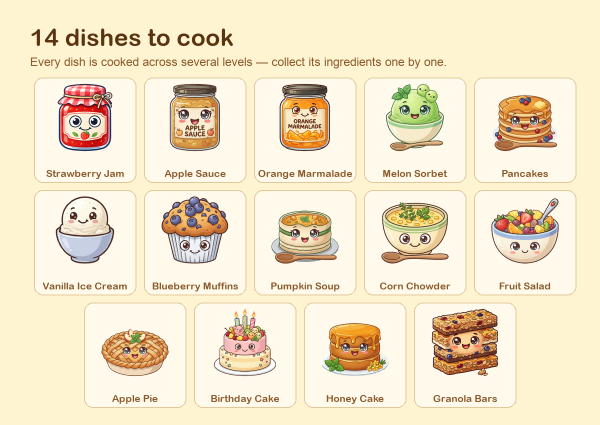
#> input picture assets/readme/dishes.png, 1200 x 850 px, given in place of dish_strawberry_jam.png, which was not available (shown at 1/2 size)
$ python build_dishes.py
#> lines starting #> are read from the running program, lines starting #| are printed output that depends on the picture
"""Compose the tracked in-game dish artwork into a README showcase board."""

from pathlib import Path

from PIL import Image, ImageDraw, ImageFont

ROOT = Path(__file__).resolve().parents[3]
SPRITES = ROOT / "app/src/main/res/drawable-nodpi"
OUT = Path(__file__).resolve().parents[1] / "dishes.png"

DISHES = [
    ("dish_strawberry_jam", "Strawberry Jam"),
    ("dish_apple_sauce", "Apple Sauce"),
    ("dish_marmalade", "Orange Marmalade"),
    ("dish_melon_sorbet", "Melon Sorbet"),
    ("dish_pancakes", "Pancakes"),
    ("dish_vanilla_ice_cream", "Vanilla Ice Cream"),
    ("dish_blueberry_muffin", "Blueberry Muffins"),
    ("dish_pumpkin_soup", "Pumpkin Soup"),
    ("dish_corn_chowder", "Corn Chowder"),
    ("dish_fruit_salad", "Fruit Salad"),
    ("dish_apple_pie", "Apple Pie"),
    ("dish_birthday_cake", "Birthday Cake"),
    ("dish_honey_cake", "Honey Cake"),
    ("dish_granola_bars", "Granola Bars"),
]

CREAM = "#FFF4D2"
PANEL = "#FFFAEC"
EDGE = "#E2C99C"
INK = "#5A3410"
WOOD = "#8B5A2B"

W, H = 1200, 850
CELL_W, CELL_H = 220, 225
ROW_Y = [155, 380, 605]


def font(size, bold=True):
    name = "Arial Rounded Bold.ttf" if bold else "Arial.ttf"
    return ImageFont.truetype(f"/System/Library/Fonts/Supplemental/{name}", size)


def centered(draw, text, cx, baseline, fnt, fill, max_width):
    box = draw.textbbox((0, 0), text, font=fnt)
    if box[2] - box[0] <= max_width:
        draw.text((cx - (box[2] - box[0]) / 2, baseline), text, font=fnt, fill=fill)
        return
    words = text.split()
    pivot = min(range(1, len(words)), key=lambda i: abs(len(" ".join(words[:i])) - len(" ".join(words[i:]))))
    lines = [" ".join(words[:pivot]), " ".join(words[pivot:])]
    fnt = font(19)
    for i, line in enumerate(lines):
        box = draw.textbbox((0, 0), line, font=fnt)
        draw.text((cx - (box[2] - box[0]) / 2, baseline + i * 23), line, font=fnt, fill=fill)


def main():
    img = Image.new("RGB", (W, H), CREAM)
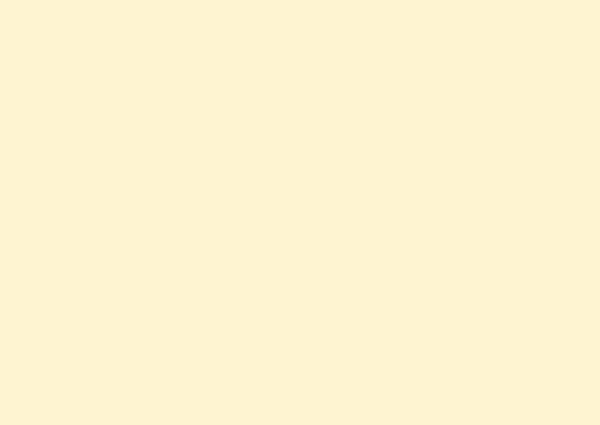
#> img: PIL image 1200x850 RGB (shown at 1/2 size); mean R, G, B 255, 244, 210
    draw = ImageDraw.Draw(img)

    draw.text((60, 46), "14 dishes to cook", font=font(48), fill=INK)
    draw.text(
        (60, 110),
        "Every dish is cooked across several levels — collect its ingredients one by one.",
        font=font(24, bold=False),
        fill=WOOD,
    )

    for index, (key, name) in enumerate(DISHES):
        row, col = divmod(index, 5)
        x = 60 + col * CELL_W if row < 2 else 160 + col * CELL_W
        y = ROW_Y[row]

        draw.rounded_rectangle((x + 8, y, x + CELL_W - 8, y + 210), radius=18, fill=PANEL, outline=EDGE, width=2)

        art = Image.open(SPRITES / f"{key}.png").convert("RGBA")
        art = art.resize((140, 140), Image.Resampling.LANCZOS)
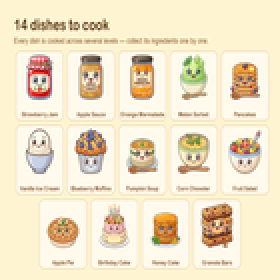
#> art: PIL image 140x140 RGBA (shown 2 times larger); mean R, G, B, A 241, 227.7, 200.7, 255
        img.paste(art, (x + (CELL_W - 140) // 2, y + 10), art)
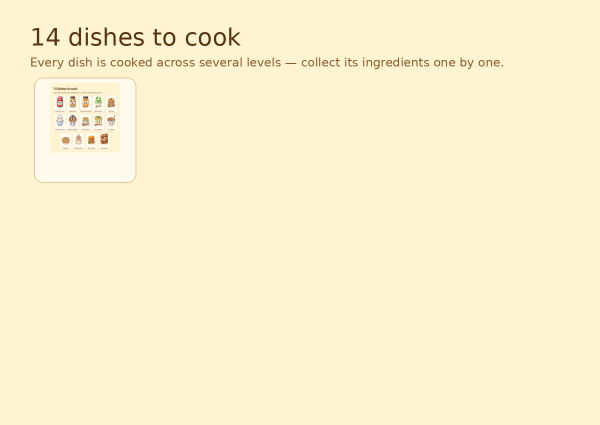
#> img: PIL image 1200x850 RGB (shown at 1/2 size); mean R, G, B 253.6, 242.4, 208.9

        centered(draw, name, x + CELL_W / 2, y + 180, font(20), WOOD, 190)

    img.save(OUT, optimize=True)
    print(f"wrote {OUT} ({img.width}x{img.height})")


if __name__ == "__main__":
#> (the run stopped early here; a loop or call above may not have finished)
